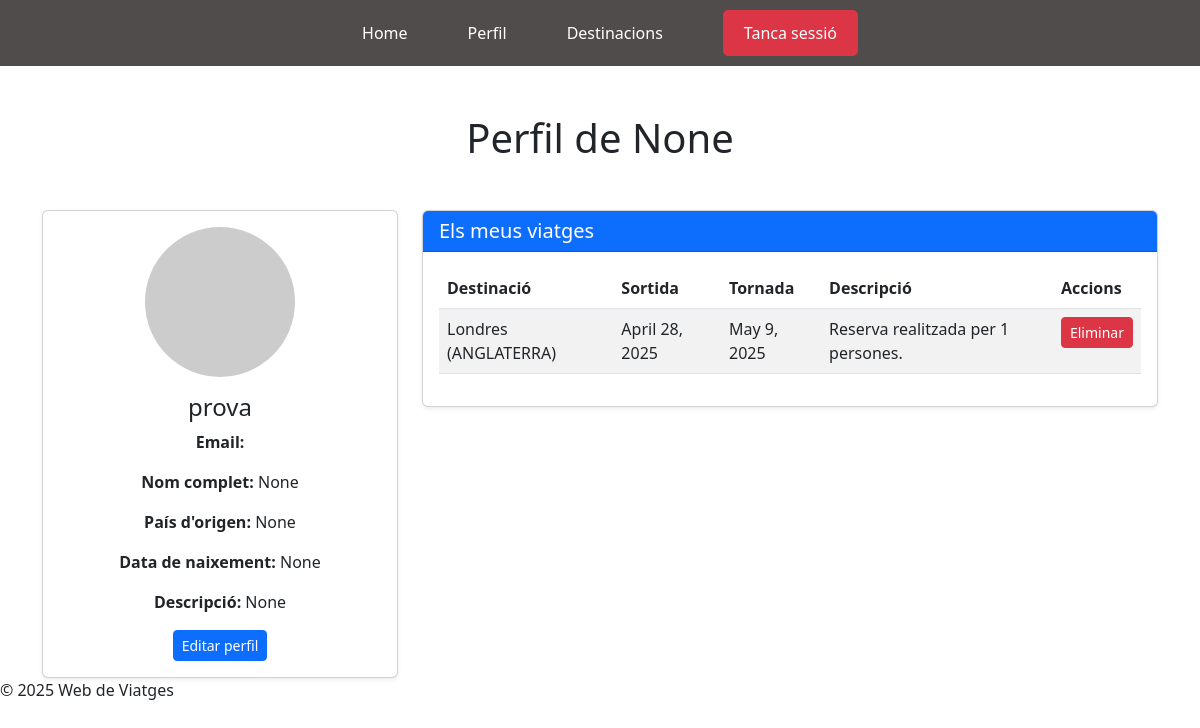
Page /accounts/profile/ (signed in) on the committed database.
### accounts/models.py (models this page shows, shortened)
class PerfilUsuari(models.Model):
    usuari = models.OneToOneField(User, on_delete=models.CASCADE, related_name="perfil")
    avatar = models.ImageField(upload_to='avatars/', blank=True, null=True)
    descripcion = models.TextField(blank=True, null=True)
    nom_complet = models.CharField(max_length=200, blank=True, null=True)  #
    pais_origen = models.CharField(max_length=100, blank=True, null=True)
    data_naixement = models.DateField(blank=True, null=True)

class Viatge(models.Model):
    user = models.ForeignKey(User, on_delete=models.CASCADE, related_name="viatges")
    destinacio = models.ForeignKey(Destinacio, on_delete=models.CASCADE, related_name="viatges")
    data_inici = models.DateField()
    data_fi = models.DateField()
    num_persones = models.PositiveIntegerField()
    descripcio = models.TextField(blank=True, null=True)

class Destinacio(models.Model):
    nom = models.CharField(max_length=100)
    pais = models.CharField(max_length=50)
    continent = models.CharField(max_length=50)
    def __str__(self):
        return f"{self.nom} ({self.pais.upper()})"

### accounts/views.py (the view)
# urls.py: path('profile/', views.perfil, name='profile'),
@login_required
def perfil(request):
    perfil = get_object_or_404(PerfilUsuari, usuari=request.user)
    viatges = Viatge.objects.filter(user=request.user)
    context = {
        'perfil': perfil,
        'viatges': viatges
    }
    return render(request, 'perfil.html', context)

### accounts/templates/perfil.html (shortened to what this page needs)
{% extends "base.html" %}
{% block content %}
<div class="container mt-5">
    <h1 class="text-center mb-5">Perfil de {{ user.perfil.nom_complet }}</h1>
    <div class="row">
        <div class="col-md-4">
            <div class="card shadow-sm">
                <div class="card-body text-center">
                    <img src="https://via.placeholder.com/150" alt="Foto de perfil predeterminada" class="img-fluid rounded-circle mb-3" width="150" height="150">
                    <h4 class="card-title">{{ user.username }}</h4>
                    <p class="card-text"><strong>Email:</strong> {{ user.email }}</p>
                    <p class="card-text"><strong>Nom complet:</strong> {{ user.perfil.nom_complet }}</p>
                    <p class="card-text"><strong>País d'origen:</strong> {{ user.perfil.pais_origen }}</p>
                    <p class="card-text"><strong>Data de naixement:</strong> {{ user.perfil.data_naixement }}</p>
                    <p class="card-text"><strong>Descripció:</strong> {{ user.perfil.descripcion }}</p>
                    <a href="{% url 'editar_perfil' %}" class="btn btn-primary btn-sm">Editar perfil</a>
                </div>
            </div>
        </div>
        <div class="col-md-8">
            <div class="card shadow-sm">
                <div class="card-header bg-primary text-white">
                    <h5 class="mb-0">Els meus viatges</h5>
                </div>
                <div class="card-body">
                    {% if viatges %}
                    <div class="table-responsive">
                        <table class="table table-striped">
                            <thead>
                                <tr>
                                    <th>Destinació</th>
                                    <th>Sortida</th>
                                    <th>Tornada</th>
                                    <th>Descripció</th>
                                    <th>Accions</th>
                                </tr>
                            </thead>
                            <tbody>
                                {% for viatge in viatges %}
                                    <tr>
                                        <td>{{ viatge.destinacio }}</td>
                                        <td>{{ viatge.data_inici }}</td>
                                        <td>{{ viatge.data_fi }}</td>
                                        <td>{{ viatge.descripcio }}</td>
                                        <td>
                                            <form action="{% url 'eliminar_viatge' viatge.id %}" method="POST" onsubmit="return confirm('Estàs segur que vols eliminar aquest viatge?');">
                                                <button type="submit" class="btn btn-danger btn-sm">Eliminar</button>
                                            </form>
                                        </td>
                                    </tr>
                                {% endfor %}
                            </tbody>
                        </table>
                    </div>
                    {% else %}
                    <p class="text-muted text-center">Encara no has fet cap viatge. A què esperes?</p>
                    {% endif %}
                </div>
            </div>
        </div>
    </div>
</div>
{% endblock %}

### rows in the picture
Viatge: destinacio "Londres (ANGLATERRA)", data_inici "April 28, 2025", data_fi "May 9, 2025", descripcio "Reserva realitzada per 1 persones."

### other values in the picture
{{ user.perfil.nom_complet }} "None"
{{ user.username }} "prova"
{{ user.perfil.pais_origen }} "None"
{{ user.perfil.data_naixement }} "None"
{{ user.perfil.descripcion }} "None"
